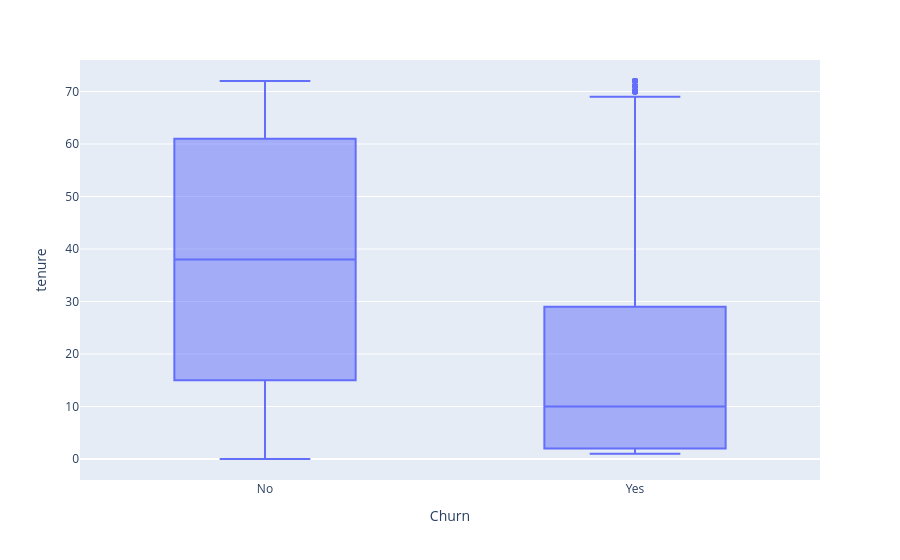

The code cell stored with this chart in its notebook:
### Code cell
px.box(df_churn, x="Churn", y="tenure")

### Figure 1 — Plotly figure (JSON) as saved in the notebook; plotly's stock layout.template omitted (floating-point values rounded to 4 significant figures; data arrays with more than 128 entries replaced by an {"elided": "..."} marker saying what was removed)
{"data": [{"alignmentgroup": "True", "hovertemplate": "Churn=%{x}<br>tenure=%{y}<extra></extra>", "legendgroup": "", "marker": {"color": "#636efa"}, "name": "", "notched": false, "offsetgroup": "", "orientation": "v", "showlegend": false, "type": "box", "x": {"elided": "7043 str values"}, "x0": " ", "xaxis": "x", "y": {"elided": "7043 int values"}, "y0": " ", "yaxis": "y"}], "layout": {"boxmode": "group", "legend": {"tracegroupgap": 0}, "margin": {"t": 60}, "xaxis": {"anchor": "y", "domain": [0, 1], "title": {"text": "Churn"}}, "yaxis": {"anchor": "x", "domain": [0, 1], "title": {"text": "tenure"}}}}
